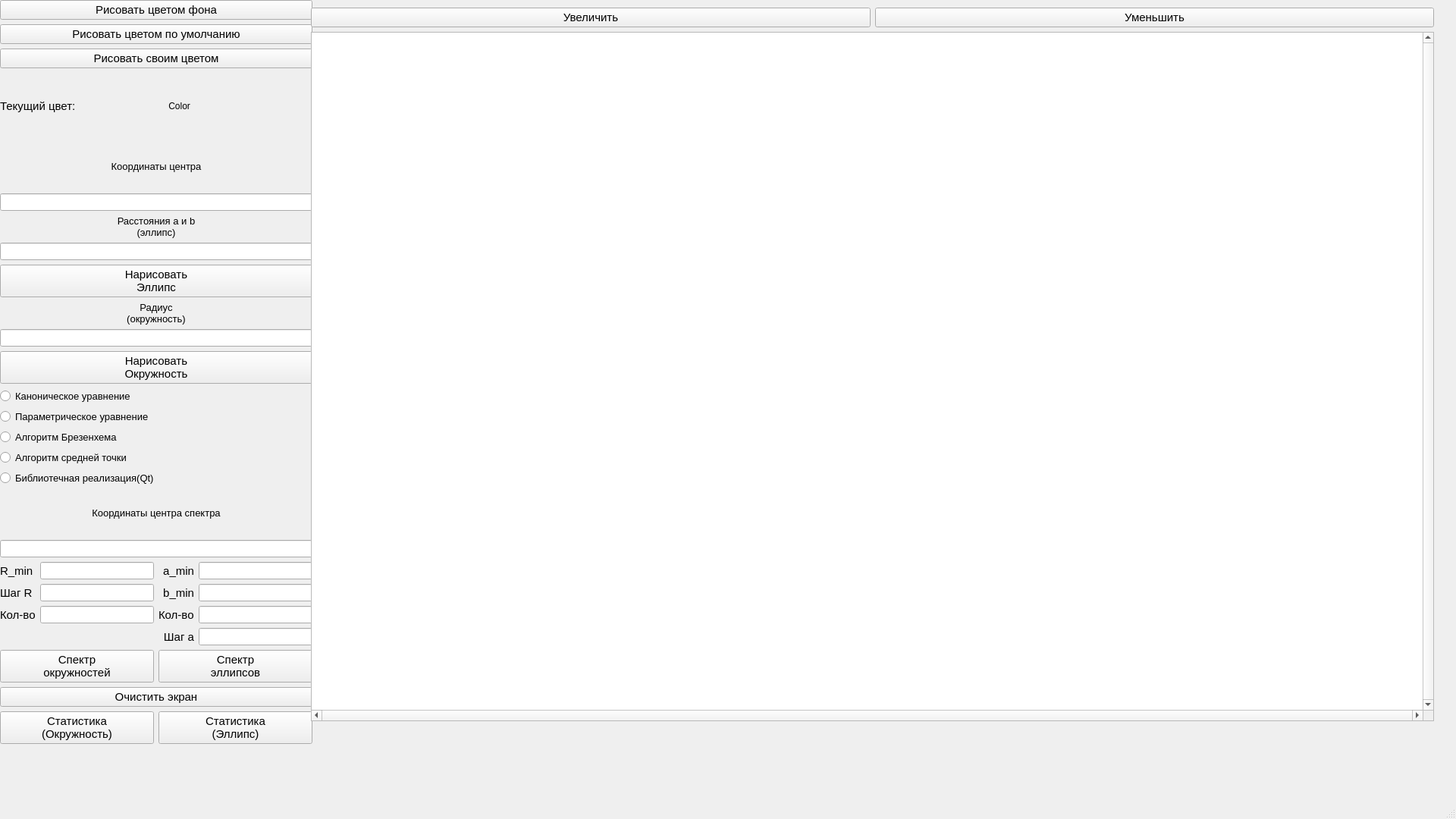
<?xml version="1.0" encoding="UTF-8"?>
<ui version="4.0">
 <class>MainWindow</class>
 <widget class="QMainWindow" name="MainWindow">
  <property name="geometry">
   <rect>
    <x>0</x>
    <y>0</y>
    <width>1920</width>
    <height>1080</height>
   </rect>
  </property>
  <property name="windowTitle">
   <string>Лабораторная работа #4</string>
  </property>
  <widget class="QWidget" name="centralwidget">
   <widget class="QWidget" name="">
    <property name="geometry">
     <rect>
      <x>0</x>
      <y>0</y>
      <width>412</width>
      <height>981</height>
     </rect>
    </property>
    <layout class="QVBoxLayout" name="verticalLayout_7">
     <item>
      <layout class="QVBoxLayout" name="verticalLayout">
       <item>
        <widget class="QPushButton" name="but_color_bg">
         <property name="font">
          <font>
           <pointsize>11</pointsize>
          </font>
         </property>
         <property name="text">
          <string>Рисовать цветом фона</string>
         </property>
        </widget>
       </item>
       <item>
        <widget class="QPushButton" name="but_color_def">
         <property name="font">
          <font>
           <pointsize>11</pointsize>
          </font>
         </property>
         <property name="text">
          <string>Рисовать цветом по умолчанию</string>
         </property>
        </widget>
       </item>
       <item>
        <widget class="QPushButton" name="but_color_own">
         <property name="font">
          <font>
           <pointsize>11</pointsize>
          </font>
         </property>
         <property name="text">
          <string>Рисовать своим цветом</string>
         </property>
        </widget>
       </item>
      </layout>
     </item>
     <item>
      <layout class="QHBoxLayout" name="horizontalLayout">
       <item>
        <widget class="QLabel" name="color_label">
         <property name="font">
          <font>
           <pointsize>11</pointsize>
          </font>
         </property>
         <property name="text">
          <string>Текущий цвет:</string>
         </property>
        </widget>
       </item>
       <item>
        <widget class="QLabel" name="color_indicate">
         <property name="autoFillBackground">
          <bool>false</bool>
         </property>
         <property name="text">
          <string>    Color</string>
         </property>
         <property name="textInteractionFlags">
          <set>Qt::NoTextInteraction</set>
         </property>
        </widget>
       </item>
      </layout>
     </item>
     <item>
      <layout class="QVBoxLayout" name="verticalLayout_2">
       <item>
        <widget class="QLabel" name="lab_centre">
         <property name="font">
          <font>
           <pointsize>10</pointsize>
          </font>
         </property>
         <property name="text">
          <string>Координаты центра</string>
         </property>
         <property name="alignment">
          <set>Qt::AlignCenter</set>
         </property>
        </widget>
       </item>
       <item>
        <widget class="QLineEdit" name="line_centre">
         <property name="font">
          <font>
           <pointsize>10</pointsize>
          </font>
         </property>
         <property name="alignment">
          <set>Qt::AlignCenter</set>
         </property>
        </widget>
       </item>
      </layout>
     </item>
     <item>
      <layout class="QVBoxLayout" name="verticalLayout_4">
       <item>
        <widget class="QLabel" name="lab_a_b">
         <property name="font">
          <font>
           <pointsize>10</pointsize>
          </font>
         </property>
         <property name="text">
          <string>Расстояния a и b
(эллипс)</string>
         </property>
         <property name="alignment">
          <set>Qt::AlignCenter</set>
         </property>
        </widget>
       </item>
       <item>
        <widget class="QLineEdit" name="line_a_b">
         <property name="font">
          <font>
           <pointsize>10</pointsize>
          </font>
         </property>
         <property name="text">
          <string/>
         </property>
         <property name="alignment">
          <set>Qt::AlignCenter</set>
         </property>
        </widget>
       </item>
       <item>
        <widget class="QPushButton" name="but_draw_el">
         <property name="font">
          <font>
           <pointsize>11</pointsize>
          </font>
         </property>
         <property name="text">
          <string>Нарисовать
Эллипс</string>
         </property>
        </widget>
       </item>
      </layout>
     </item>
     <item>
      <layout class="QVBoxLayout" name="verticalLayout_3">
       <item>
        <widget class="QLabel" name="lab_rad">
         <property name="font">
          <font>
           <pointsize>10</pointsize>
          </font>
         </property>
         <property name="text">
          <string>Радиус
(окружность)</string>
         </property>
         <property name="alignment">
          <set>Qt::AlignCenter</set>
         </property>
        </widget>
       </item>
       <item>
        <widget class="QLineEdit" name="line_r">
         <property name="font">
          <font>
           <pointsize>10</pointsize>
          </font>
         </property>
         <property name="text">
          <string/>
         </property>
         <property name="alignment">
          <set>Qt::AlignCenter</set>
         </property>
        </widget>
       </item>
       <item>
        <widget class="QPushButton" name="but_draw_sir">
         <property name="font">
          <font>
           <pointsize>11</pointsize>
          </font>
         </property>
         <property name="text">
          <string>Нарисовать
Окружность</string>
         </property>
        </widget>
       </item>
      </layout>
     </item>
     <item>
      <layout class="QVBoxLayout" name="verticalLayout_5">
       <item>
        <widget class="QRadioButton" name="rad_can">
         <property name="font">
          <font>
           <pointsize>10</pointsize>
          </font>
         </property>
         <property name="text">
          <string>Каноническое уравнение</string>
         </property>
        </widget>
       </item>
       <item>
        <widget class="QRadioButton" name="rad_par">
         <property name="font">
          <font>
           <pointsize>10</pointsize>
          </font>
         </property>
         <property name="text">
          <string>Параметрическое уравнение</string>
         </property>
        </widget>
       </item>
       <item>
        <widget class="QRadioButton" name="rad_br">
         <property name="font">
          <font>
           <pointsize>10</pointsize>
          </font>
         </property>
         <property name="text">
          <string>Алгоритм Брезенхема</string>
         </property>
        </widget>
       </item>
       <item>
        <widget class="QRadioButton" name="rad_mid">
         <property name="font">
          <font>
           <pointsize>10</pointsize>
          </font>
         </property>
         <property name="text">
          <string>Алгоритм средней точки</string>
         </property>
        </widget>
       </item>
       <item>
        <widget class="QRadioButton" name="rad_qt">
         <property name="font">
          <font>
           <pointsize>10</pointsize>
          </font>
         </property>
         <property name="text">
          <string>Библиотечная реализация(Qt)</string>
         </property>
        </widget>
       </item>
      </layout>
     </item>
     <item>
      <layout class="QVBoxLayout" name="verticalLayout_6">
       <item>
        <widget class="QLabel" name="lab_sp_centre">
         <property name="font">
          <font>
           <pointsize>10</pointsize>
          </font>
         </property>
         <property name="text">
          <string>Координаты центра спектра</string>
         </property>
         <property name="alignment">
          <set>Qt::AlignCenter</set>
         </property>
        </widget>
       </item>
       <item>
        <widget class="QLineEdit" name="line_sp_centre">
         <property name="font">
          <font>
           <pointsize>10</pointsize>
          </font>
         </property>
         <property name="alignment">
          <set>Qt::AlignCenter</set>
         </property>
        </widget>
       </item>
      </layout>
     </item>
     <item>
      <layout class="QGridLayout" name="gridLayout">
       <item row="0" column="0">
        <widget class="QLabel" name="lab_r_min">
         <property name="font">
          <font>
           <pointsize>11</pointsize>
          </font>
         </property>
         <property name="text">
          <string>R_min</string>
         </property>
        </widget>
       </item>
       <item row="0" column="1">
        <widget class="QLineEdit" name="line_r_min">
         <property name="font">
          <font>
           <pointsize>10</pointsize>
          </font>
         </property>
         <property name="text">
          <string/>
         </property>
        </widget>
       </item>
       <item row="0" column="2">
        <widget class="QLabel" name="lab_a_min">
         <property name="font">
          <font>
           <pointsize>11</pointsize>
          </font>
         </property>
         <property name="text">
          <string>a_min</string>
         </property>
         <property name="alignment">
          <set>Qt::AlignRight|Qt::AlignTrailing|Qt::AlignVCenter</set>
         </property>
        </widget>
       </item>
       <item row="0" column="3">
        <widget class="QLineEdit" name="line_a_min">
         <property name="font">
          <font>
           <pointsize>10</pointsize>
          </font>
         </property>
         <property name="text">
          <string/>
         </property>
        </widget>
       </item>
       <item row="1" column="0">
        <widget class="QLabel" name="lab_r_step">
         <property name="font">
          <font>
           <pointsize>11</pointsize>
          </font>
         </property>
         <property name="text">
          <string>Шаг R</string>
         </property>
        </widget>
       </item>
       <item row="1" column="1">
        <widget class="QLineEdit" name="line_r_step">
         <property name="font">
          <font>
           <pointsize>10</pointsize>
          </font>
         </property>
         <property name="text">
          <string/>
         </property>
        </widget>
       </item>
       <item row="1" column="2">
        <widget class="QLabel" name="lab_a_step">
         <property name="font">
          <font>
           <pointsize>11</pointsize>
          </font>
         </property>
         <property name="text">
          <string>b_min</string>
         </property>
         <property name="alignment">
          <set>Qt::AlignRight|Qt::AlignTrailing|Qt::AlignVCenter</set>
         </property>
        </widget>
       </item>
       <item row="1" column="3">
        <widget class="QLineEdit" name="line_b_min">
         <property name="font">
          <font>
           <pointsize>10</pointsize>
          </font>
         </property>
         <property name="text">
          <string/>
         </property>
        </widget>
       </item>
       <item row="2" column="0">
        <widget class="QLabel" name="lab_r_count">
         <property name="font">
          <font>
           <pointsize>11</pointsize>
          </font>
         </property>
         <property name="text">
          <string>Кол-во</string>
         </property>
        </widget>
       </item>
       <item row="2" column="1">
        <widget class="QLineEdit" name="line_r_count">
         <property name="font">
          <font>
           <pointsize>10</pointsize>
          </font>
         </property>
         <property name="text">
          <string/>
         </property>
        </widget>
       </item>
       <item row="2" column="2">
        <widget class="QLabel" name="lab_a_count">
         <property name="font">
          <font>
           <pointsize>11</pointsize>
          </font>
         </property>
         <property name="text">
          <string>Кол-во</string>
         </property>
        </widget>
       </item>
       <item row="2" column="3">
        <widget class="QLineEdit" name="line_a_count">
         <property name="font">
          <font>
           <pointsize>10</pointsize>
          </font>
         </property>
         <property name="text">
          <string/>
         </property>
        </widget>
       </item>
       <item row="3" column="2">
        <widget class="QLabel" name="lab_sp_a_b">
         <property name="font">
          <font>
           <pointsize>11</pointsize>
          </font>
         </property>
         <property name="text">
          <string>Шаг a</string>
         </property>
         <property name="alignment">
          <set>Qt::AlignRight|Qt::AlignTrailing|Qt::AlignVCenter</set>
         </property>
        </widget>
       </item>
       <item row="3" column="3">
        <widget class="QLineEdit" name="line_a_step">
         <property name="font">
          <font>
           <pointsize>10</pointsize>
          </font>
         </property>
         <property name="text">
          <string/>
         </property>
        </widget>
       </item>
      </layout>
     </item>
     <item>
      <layout class="QHBoxLayout" name="horizontalLayout_2">
       <item>
        <widget class="QPushButton" name="but_draw_sp_cir">
         <property name="font">
          <font>
           <pointsize>11</pointsize>
          </font>
         </property>
         <property name="text">
          <string>Спектр
окружностей</string>
         </property>
        </widget>
       </item>
       <item>
        <widget class="QPushButton" name="but_draw_sp_el">
         <property name="font">
          <font>
           <pointsize>11</pointsize>
          </font>
         </property>
         <property name="text">
          <string>Спектр
эллипсов</string>
         </property>
        </widget>
       </item>
      </layout>
     </item>
     <item>
      <widget class="QPushButton" name="but_clear">
       <property name="font">
        <font>
         <pointsize>11</pointsize>
        </font>
       </property>
       <property name="text">
        <string>Очистить экран</string>
       </property>
      </widget>
     </item>
     <item>
      <layout class="QHBoxLayout" name="horizontalLayout_3">
       <item>
        <widget class="QPushButton" name="but_time_c">
         <property name="font">
          <font>
           <pointsize>11</pointsize>
          </font>
         </property>
         <property name="text">
          <string>Статистика
(Окружность)</string>
         </property>
        </widget>
       </item>
       <item>
        <widget class="QPushButton" name="but_time_e">
         <property name="font">
          <font>
           <pointsize>11</pointsize>
          </font>
         </property>
         <property name="text">
          <string>Статистика
(Эллипс)</string>
         </property>
        </widget>
       </item>
      </layout>
     </item>
    </layout>
   </widget>
   <widget class="QWidget" name="">
    <property name="geometry">
     <rect>
      <x>410</x>
      <y>10</y>
      <width>1481</width>
      <height>941</height>
     </rect>
    </property>
    <layout class="QVBoxLayout" name="verticalLayout_8">
     <item>
      <layout class="QHBoxLayout" name="horizontalLayout_4">
       <item>
        <widget class="QPushButton" name="but_inc_scale">
         <property name="font">
          <font>
           <pointsize>11</pointsize>
          </font>
         </property>
         <property name="text">
          <string>Увеличить</string>
         </property>
        </widget>
       </item>
       <item>
        <widget class="QPushButton" name="but_dec_scale">
         <property name="font">
          <font>
           <pointsize>11</pointsize>
          </font>
         </property>
         <property name="text">
          <string>Уменьшить</string>
         </property>
        </widget>
       </item>
      </layout>
     </item>
     <item>
      <widget class="QGraphicsView" name="graphicsView">
       <property name="verticalScrollBarPolicy">
        <enum>Qt::ScrollBarAlwaysOn</enum>
       </property>
       <property name="horizontalScrollBarPolicy">
        <enum>Qt::ScrollBarAlwaysOn</enum>
       </property>
       <property name="sizeAdjustPolicy">
        <enum>QAbstractScrollArea::AdjustToContents</enum>
       </property>
       <property name="transformationAnchor">
        <enum>QGraphicsView::AnchorViewCenter</enum>
       </property>
       <property name="resizeAnchor">
        <enum>QGraphicsView::AnchorViewCenter</enum>
       </property>
      </widget>
     </item>
    </layout>
   </widget>
  </widget>
  <widget class="QMenuBar" name="menubar">
   <property name="geometry">
    <rect>
     <x>0</x>
     <y>0</y>
     <width>1920</width>
     <height>31</height>
    </rect>
   </property>
  </widget>
  <widget class="QStatusBar" name="statusbar"/>
 </widget>
 <resources/>
 <connections/>
</ui>
